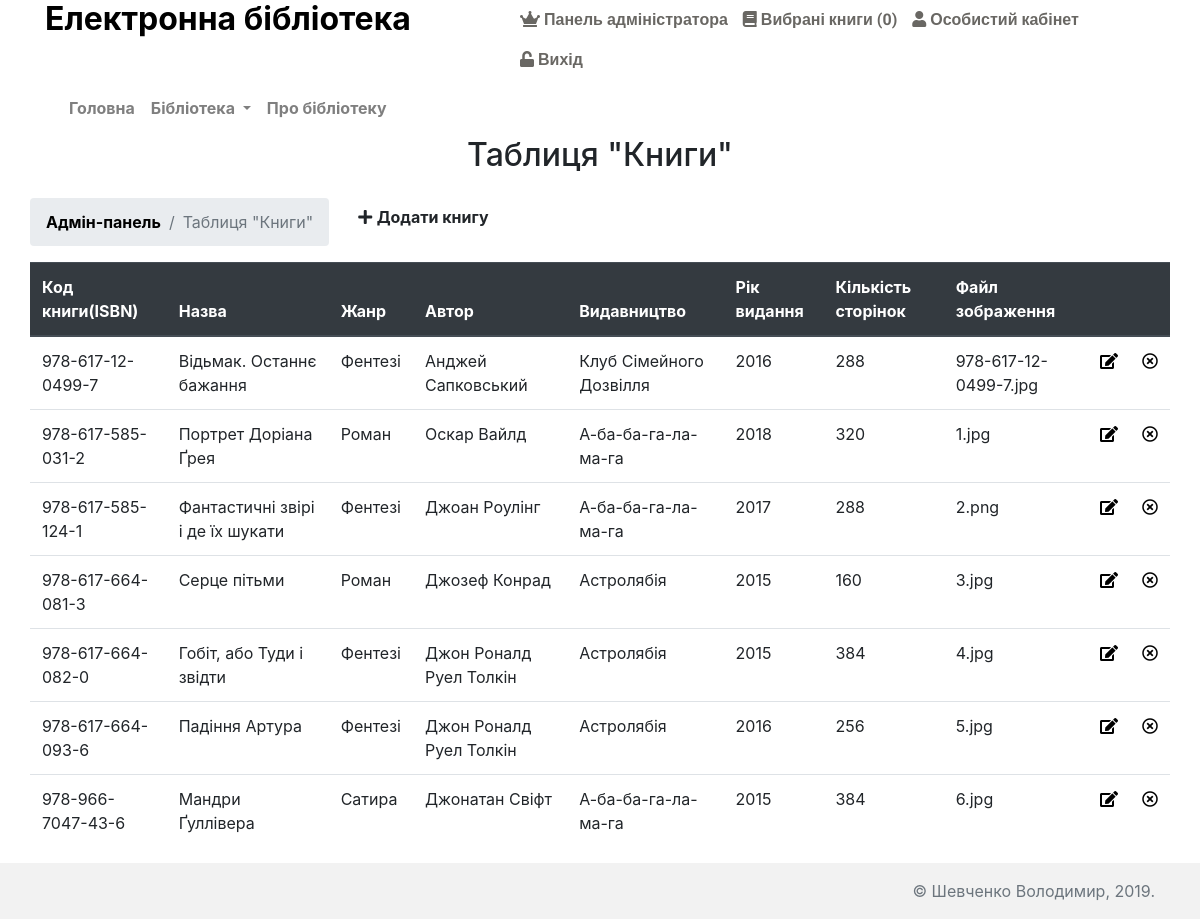
The app's page /admin/book (signed in) with its own data.
### tables this page shows
CREATE TABLE IF NOT EXISTS `book` (
  `id` varchar(80) NOT NULL,
  `name` varchar(150) NOT NULL,
  `genre_id` int(11) NOT NULL,
  `publisher_id` int(11) NOT NULL,
  `year` int(11) DEFAULT NULL,
  `pages` int(11) DEFAULT NULL,
  `price` decimal(10,2) NOT NULL DEFAULT '0.00',
  `amount` int(11) NOT NULL DEFAULT '1',
  `image_name` varchar(150) NOT NULL DEFAULT 'no-image.png',
  PRIMARY KEY (`id`),
  KEY `publisher_id` (`publisher_id`),
  KEY `genre_id` (`genre_id`)
);

CREATE TABLE IF NOT EXISTS `genre` (
  `id` int(11) NOT NULL AUTO_INCREMENT,
  `name` varchar(150) NOT NULL,
  PRIMARY KEY (`id`)
);

CREATE TABLE IF NOT EXISTS `author` (
  `id` int(11) NOT NULL AUTO_INCREMENT,
  `name` varchar(150) NOT NULL,
  `surname` varchar(150) NOT NULL,
  `middle_name` varchar(150) DEFAULT NULL,
  PRIMARY KEY (`id`)
);

CREATE TABLE IF NOT EXISTS `publisher` (
  `id` int(11) NOT NULL AUTO_INCREMENT,
  `name` varchar(150) DEFAULT NULL,
  `city_id` int(11) NOT NULL,
  PRIMARY KEY (`id`),
  KEY `city_id` (`city_id`)
);

### config/routes.php (called while the page is built)
<?php
return array(
    'page-([0-9]+)' => 'site/index/$1',
    'book/([0-9]+)' => 'book/view/$1',
    'catalog' => 'catalog/index',
    'category/([0-9]+)/page-([0-9]+)' => 'site/category/$1/$2',
    'category/([0-9]+)' => 'site/category/$1',
    'cart/checkout' => 'cart/checkout',
    'cart/clear' =>'cart/clear',
    'cart/delete/([0-9]+)' => 'cart/delete/$1',
    'cart/add/([0-9]+)' => 'cart/add/$1',
    'cart/addAjax/([0-9]+)' => 'cart/addAjax/$1',
    'cart' => 'cart/index',
    'user/register' => 'user/register',
    'user/login' => 'user/login',
    'user/logout' => 'user/logout',
    'cabinet/order' => 'cabinet/bookOrder',
    'cabinet/delete/order' => 'cabinet/delete',
    'cabinet/book/list' => 'cabinet/bookList',
    'cabinet/change/photo' => 'cabinet/change',
    'cabinet/change/password' => 'cabinet/passchange',
    'cabinet/edit' => 'cabinet/edit',
    'cabinet' => 'cabinet/index',
    'admin/book/create' => 'adminBook/create',
    'admin/book/update/([0-9]+)' => 'adminBook/update/$1',
    'admin/book/delete/([0-9]+)' => 'adminBook/delete/$1',
    'admin/book' => 'adminBook/index',
    'admin/publisher/create' => 'adminPublisher/create',
    'admin/publisher/update/([0-9]+)' => 'adminPublisher/update/$1',
    'admin/publisher/delete/([0-9]+)' => 'adminPublisher/delete/$1',
    'admin/publisher' => 'adminPublisher/index',
    'admin/genre/create' => 'adminGenre/create',
    'admin/genre/update/([0-9]+)' => 'adminGenre/update/$1',
    'admin/genre/delete/([0-9]+)' => 'adminGenre/delete/$1',
    'admin/genre' => 'adminGenre/index',
    'admin/reservation/update/([0-9]+)' => 'adminReserve/update/$1',
    'admin/reservation/delete/([0-9]+)' => 'adminReserve/delete/$1',
    'admin/reservation/view/([0-9]+)' => 'adminReserve/view/$1',
    'admin/reservation' => 'adminReserve/index',
    'admin' => 'admin/index',
    'contacts' => 'site/contact',
    'about' => 'site/about',
    'index.php' => 'site/index',
    '' => 'site/index',
);

### controllers/AdminBookController.php (called while the page is built, shortened)
<?php
class AdminBookController extends AdminBase
{
    public function actionIndex()
    {
        $bookList = Book::getBookList();
        require_once(ROOT . '/views/admin_book/index.php');
        return true;
    }
}

### index.php (called while the page is built, shortened)
<?php
$router = new Router();
$router->run();

### models/Book.php (called while the page is built, shortened)
<?php
class Book
{
    public static function getBookList()
    {
      $db = Db::getConnection();
      $sql = 'SELECT book.id, book.name, author.name as author_name, author.surname as author_surname, author.middle_name as author_midname,'
                .'genre.name as genre_name, publisher.name as publisher_name, year, pages, price, amount FROM book '
                .'INNER JOIN genre ON genre.id = book.genre_id '
                .'INNER JOIN publisher ON publisher.id = book.publisher_id '
                .'INNER JOIN book_author ON book_author.book_id = book.id '
                .'INNER JOIN author ON book_author.author_id = author.id '
                .'ORDER BY id ASC';
      $result = $db->prepare($sql);
      $result->setFetchMode(PDO::FETCH_ASSOC);
      $result->execute();
      return $result->fetchAll();
    }
    public static function getImageNameById($id) {
        $db = Db::getConnection();
        $sql = 'SELECT image_name FROM book WHERE id = :id';
        $result = $db->prepare($sql);
        $result->bindParam(':id', $id, PDO::PARAM_STR);
        $result->setFetchMode(PDO::FETCH_ASSOC);
        $result->execute();
        return $result->fetch()['image_name'];
    }
}

### views/admin_book/index.php (the view)
<?php include ROOT . '/views/layouts/header.php'; ?>
<section>
    <div class="container">
        <div class="row justify-content-center">
            <h2 class="title text-center mb-4">Таблиця "Книги"</h2>
        </div>
        <div class="row">
            <nav aria-label="breadcrumb">
              <ol class="breadcrumb">
                  <li class="breadcrumb-item"><a href="/admin">Адмін-панель</a></li>
                  <li class="breadcrumb-item active" aria-current="page">Таблиця "Книги"</li>
              </ol>
            </nav>
            <a href="/admin/book/create" class="btn btn-default ml-3"><i class="fas fa-plus"></i> <strong>Додати книгу</strong></a>
        </div>
        <div class="row">
            <table class="table">
            <thead class="thead-dark">
              <tr>
                <th scope="col">Код книги(ISBN)</th>
                <th scope="col">Назва</th>
                <th scope="col">Жанр</th>
                <th scope="col">Автор</th>
                <th scope="col">Видавництво</th>
                <th scope="col">Рік видання</th>
                <th scope="col">Кількість сторінок</th>
                <th scope="col">Файл зображення</th>
                <th scope="col"></th>
                <th scope="col"></th>
              </tr>
            </thead>
            <tbody>
              <?php foreach ($bookList as $book): ?>
                  <tr>
                    <td><?= $book['id'];?></td>
                    <td><?= $book['name'];?></td>
                    <td><?= $book['genre_name'];?></td>
                    <td><?= $book['author_name'] ." ". $book['author_surname'];?></td>
                    <td><?= $book['publisher_name'];?></td>
                    <td><?= $book['year'];?></td>
                    <td><?= $book['pages'];?></td>
                    <td><?= Book::getImageNameById($book['id']);?></td>  <?php ?>
                    <td><a name="edit-item" href="/admin/book/update/<?= $book['id'] ?>" title="Редагувати"><i class="fas fa-edit"></i></a></td>
                    <td><a name="delete-item" href="/admin/book/delete/<?= $book['id'] ?>" title="Видалити">
                        <i class="far fa-times-circle"></i></a>
                    </td>
                  </tr>
              <?php endforeach; ?>
            </tbody>
          </table>
        </div>
    </div>
</section>
<?php include ROOT . '/views/layouts/footer.php'; ?>

### components/Router.php (shortened to what this page needs)
<?php
class Router
{
    private $routes;
    public function __construct()
    {
        $routesPath = ROOT . '/config/routes.php';
        $this->routes = include($routesPath);
    }
    private function getURI()
    {
        if (!empty($_SERVER['REQUEST_URI'])) {
            return trim($_SERVER['REQUEST_URI'], '/');
        }
    }
    public function run()
    {
        $uri = $this->getURI();
        foreach ($this->routes as $uriPattern => $path) {
            if (preg_match("~$uriPattern~", $uri)) {
                $internalRoute = preg_replace("~$uriPattern~", $path, $uri);
                $segments = explode('/', $internalRoute);
                $controllerName = array_shift($segments) . 'Controller';
                $actionName = 'action' . ucfirst(array_shift($segments));
                $parameters = $segments;
                $controllerObject = new $controllerName;
                $result = call_user_func_array(array($controllerObject, $actionName), $parameters);
                if ($result != null) {
                    break;
                }
            }
        }
    }
}

### template/css/my_styles.css (style rules this page uses)
html, body { height: 100%; margin: 0; padding: 0; font-size: 16px; }
a, a:hover { color: black; text-decoration: none; }
a,.category-group :hover { font-weight: bold; }

### records on screen
book: id "978-617-12-0499-7", name "Відьмак. Останнє бажання", genre.name "Фентезі", author.name "Анджей", author.surname "Сапковський", publisher.name "Клуб Сімейного Дозвілля", year "2016", pages "288", Book::getImageNameById($book['id']) "978-617-12-0499-7.jpg"
book: id "978-617-585-031-2", name "Портрет Доріана Ґрея", genre.name "Роман", author.name "Оскар", author.surname "Вайлд", publisher.name "А-ба-ба-га-ла-ма-га", year "2018", pages "320", Book::getImageNameById($book['id']) "1.jpg"
book: id "978-617-585-124-1", name "Фантастичні звірі і де їх шукати", genre.name "Фентезі", author.name "Джоан", author.surname "Роулінг", publisher.name "А-ба-ба-га-ла-ма-га", year "2017", pages "288", Book::getImageNameById($book['id']) "2.png"
book: id "978-617-664-081-3", name "Серце пітьми", genre.name "Роман", author.name "Джозеф", author.surname "Конрад", publisher.name "Астролябія", year "2015", pages "160", Book::getImageNameById($book['id']) "3.jpg"
book: id "978-617-664-082-0", name "Гобіт, або Туди і звідти", genre.name "Фентезі", author.name "Джон", author.surname "Роналд Руел Толкін", publisher.name "Астролябія", year "2015", pages "384", Book::getImageNameById($book['id']) "4.jpg"
book: id "978-617-664-093-6", name "Падіння Артура", genre.name "Фентезі", author.name "Джон", author.surname "Роналд Руел Толкін", publisher.name "Астролябія", year "2016", pages "256", Book::getImageNameById($book['id']) "5.jpg"
book: id "978-966-7047-43-6", name "Мандри Ґуллівера", genre.name "Сатира", author.name "Джонатан", author.surname "Свіфт", publisher.name "А-ба-ба-га-ла-ма-га", year "2015", pages "384", Book::getImageNameById($book['id']) "6.jpg"
